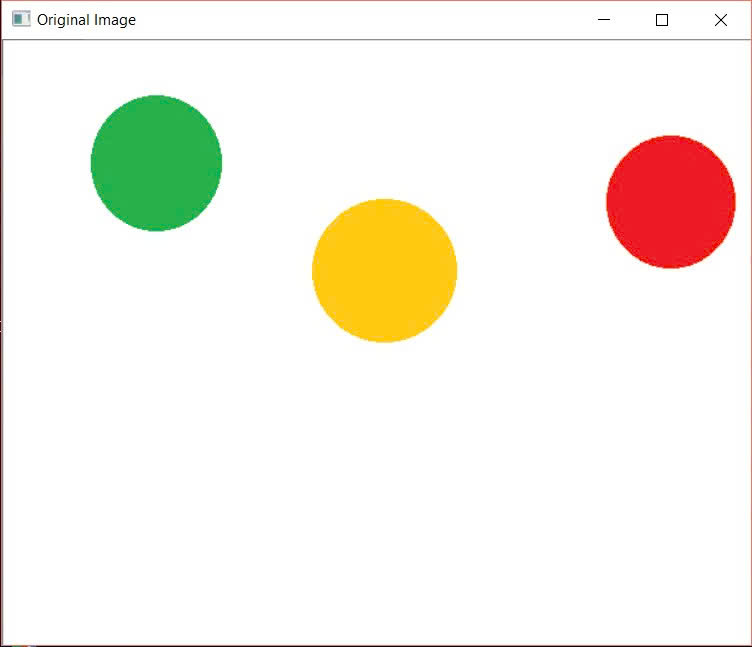
#> input picture 4/pic.jpg, 752 x 647 px
$ jupyter execute ColorDetection.ipynb
#> lines starting #> are read from the running program, lines starting #| are printed output that depends on the picture; after the words box and inside, x2 and y2 are one past the last pixel; in counts of white or black regions, pixels touching at a corner belong together
[cell 1]
import cv2
import numpy as np
import matplotlib.pyplot as plt

[cell 2]
# 1. Tải và hiển thị hình ảnh gốc
image_path = r'pic.jpg'
img = cv2.imread(image_path)
#> img is the input picture: shape (647, 752, 3); mean B, G, R 233.3, 242.3, 246.3

if img is None:
    print("Không thể tải ảnh. Vui lòng kiểm tra đường dẫn.")
else:
    # Hiển thị ảnh gốc để kiểm tra
    plt.figure(figsize=(8, 6))
    plt.imshow(cv2.cvtColor(img, cv2.COLOR_BGR2RGB))
    plt.title("Original Image")
    plt.axis("off")
    plt.show()

[cell 3]
# 2. Chuyển đổi không gian màu và định nghĩa dải màu
if img is not None:
    # Chuyển đổi sang không gian màu HSV
    hsv = cv2.cvtColor(img, cv2.COLOR_BGR2HSV)
#> hsv: shape (647, 752, 3); mean H, S, V 10.6, 21.5, 250.4

    # Định nghĩa dải màu cho các bong bóng
    colors = {
        "Green": ([40, 40, 40], [80, 255, 255]),
        "Yellow": ([20, 100, 100], [30, 255, 255]),
        "Red": ([0, 100, 100], [10, 255, 255])
    }

    # Dải màu đỏ thứ 2 (do màu đỏ nằm ở hai đầu dải HSV)
    lower_red2 = np.array([170, 100, 100])
    upper_red2 = np.array([180, 255, 255])

    print("Đã định nghĩa các dải màu.")

[cell 4]
# 3. Thực hiện phát hiện màu sắc và tìm tọa độ
if img is not None:
    output = img.copy()
    results = []

    for color_name, (lower, upper) in colors.items():
        lower_bound = np.array(lower, dtype="uint8")
        upper_bound = np.array(upper, dtype="uint8")

        # Tạo mask
        mask = cv2.inRange(hsv, lower_bound, upper_bound)

        # Kết hợp dải màu đỏ nếu cần
        if color_name == "Red":
            mask2 = cv2.inRange(hsv, lower_red2, upper_red2)
            mask = cv2.bitwise_or(mask, mask2)

        # Tìm contours (đường bao)
        contours, _ = cv2.findContours(mask, cv2.RETR_EXTERNAL, cv2.CHAIN_APPROX_SIMPLE)

        for cnt in contours:
            # Lọc bỏ các vùng quá nhỏ (nhiễu)
            area = cv2.contourArea(cnt)
            if area > 500:
                # Tính toán tâm của vật thể (Moments)
                M = cv2.moments(cnt)
                if M["m00"] != 0:
                    cX = int(M["m10"] / M["m00"])
                    cY = int(M["m01"] / M["m00"])

                    results.append((color_name, cX, cY))
                    print(f"Phát hiện bong bóng {color_name} tại tọa độ: ({cX}, {cY})")

                    # Vẽ dấu và văn bản lên ảnh kết quả
                    cv2.circle(output, (cX, cY), 7, (255, 255, 255), -1)
                    cv2.putText(output, f"{color_name} ({cX}, {cY})", (cX - 50, cY - 50),
                                cv2.FONT_HERSHEY_SIMPLEX, 0.6, (0, 0, 0), 2)
                    cv2.drawContours(output, [cnt], -1, (0, 255, 0), 2)
#> this loop made 3 passes
#> pass 1, `mask = cv2.inRange(hsv, lower_bound, upper_bound)`:
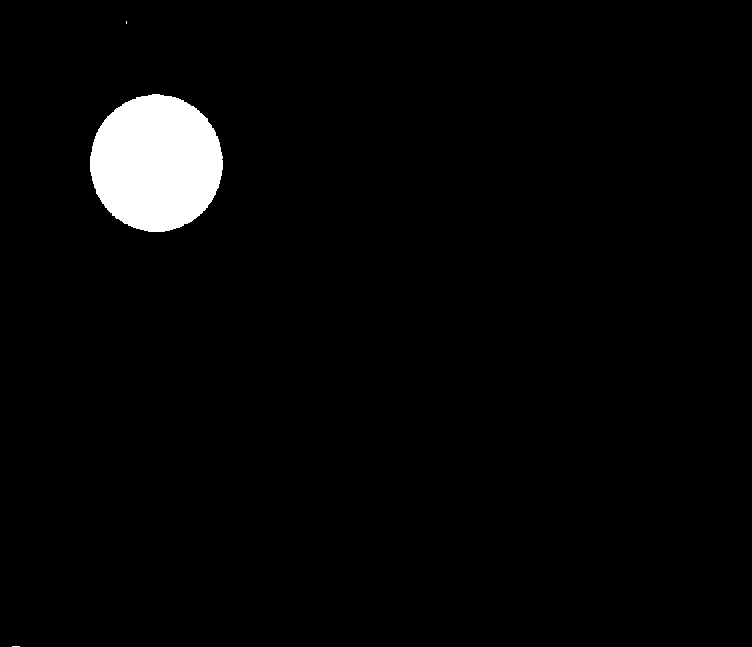
#> mask: shape (647, 752); 2.9% white; 3 white regions (2 under 20 px), largest, box (x1, y1, x2, y2) and area: (90, 94, 223, 232) 14287
#> pass 2, `mask = cv2.inRange(hsv, lower_bound, upper_bound)`:
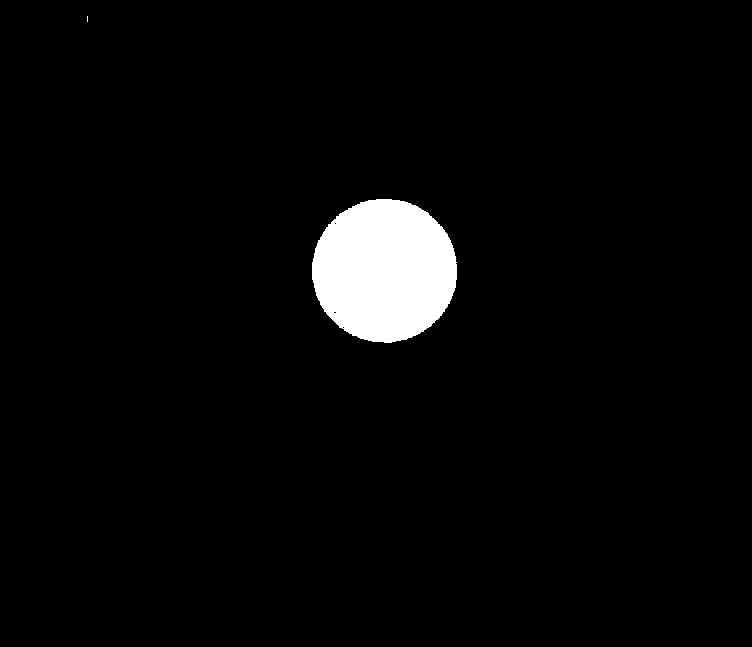
#> mask: shape (647, 752); 3.4% white; 2 white regions (1 under 20 px), largest, box (x1, y1, x2, y2) and area: (312, 199, 457, 343) 16352
#> pass 3, `mask = cv2.inRange(hsv, lower_bound, upper_bound)`:
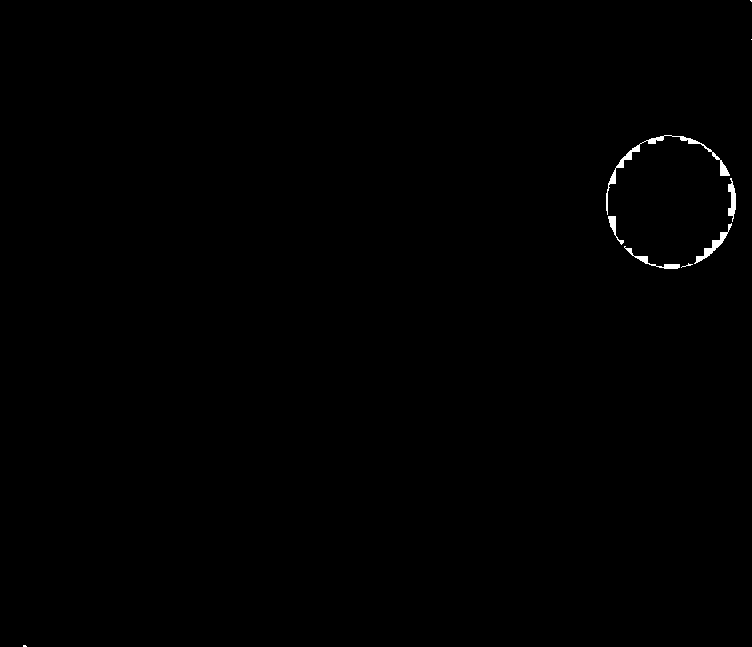
#> mask: shape (647, 752); 0.3% white; 9 white regions (4 under 20 px), largest, box (x1, y1, x2, y2) and area: (606, 135, 730, 215) 623, (694, 223, 732, 264) 273, (624, 246, 680, 269) 206, (728, 178, 736, 222) 203, (608, 216, 624, 245) 127
#> pass 3, `mask2 = cv2.inRange(hsv, lower_red2, upper_red2)`:
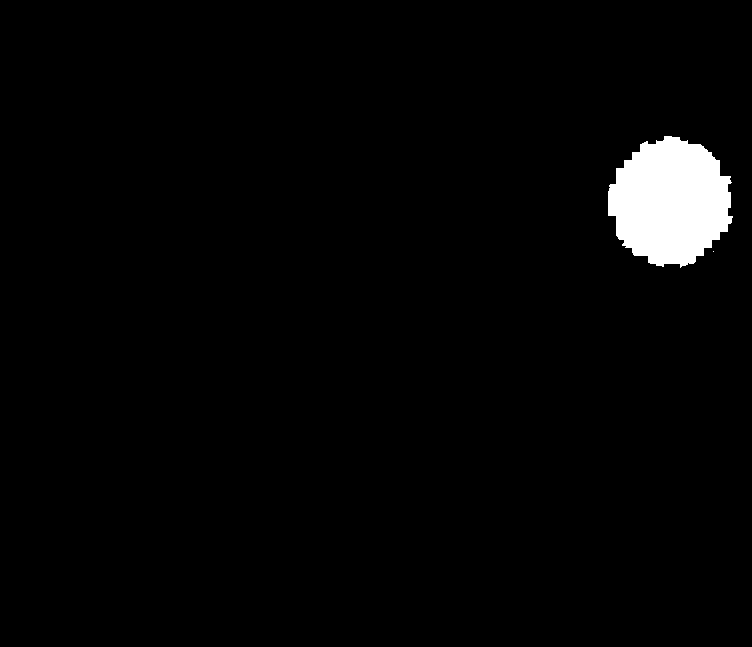
#> mask2: shape (647, 752); 2.5% white; 2 white regions (1 under 20 px), largest, box (x1, y1, x2, y2) and area: (608, 136, 733, 268) 12092
#> after the loop:
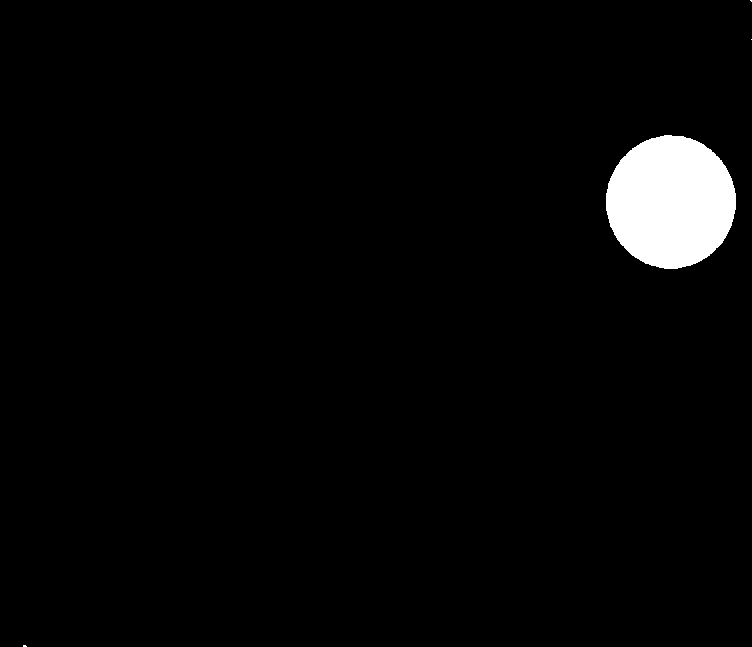
#> mask: shape (647, 752); 2.8% white; 4 white regions (3 under 20 px), largest, box (x1, y1, x2, y2) and area: (606, 135, 736, 269) 13541
#> after the loop:
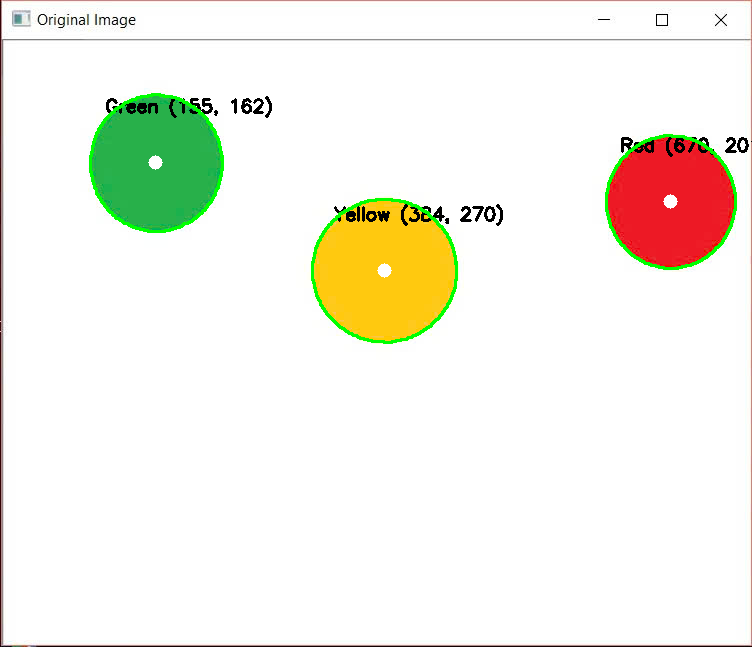
#> output: shape (647, 752, 3); 1.59% of pixels changed, all inside (x1, y1, x2, y2) = (89, 93, 752, 344)
#> after the loop, results = [('Green', 155, 162), ('Yellow', 384, 270), ('Red', 670, 201)]

[cell 5]
# 4. Hiển thị kết quả cuối cùng
if img is not None:
    plt.figure(figsize=(10, 8))
    plt.imshow(cv2.cvtColor(output, cv2.COLOR_BGR2RGB))
    plt.title("Color Detection Results")
    plt.axis("off")
    plt.show()
